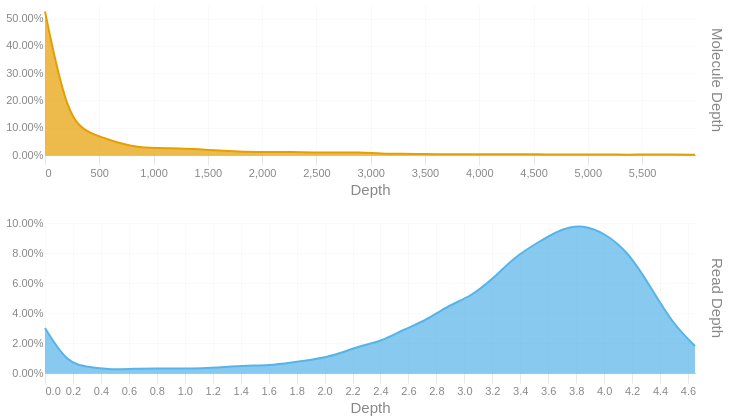

The cell this chart's notebook holds for it:
### Code cell
readdep = depth_hist(tb['Read Depth'], q99, 3)
readdep = readdep.with_columns(pl.lit('Read Depth').alias('Metric'))
if not SKIPLR:
    moldep = depth_hist(tb['Molecule Depth'], mol_q99, 1)
    moldep = moldep.with_columns(pl.lit('Molecule Depth').alias('Metric'))
    _hist = pl.concat([readdep, moldep])
    _hist = _hist.filter(pl.col('Proportion') != 0)
    with SafeRender(_hist):
        (
            alt.Chart(_hist)        
            .mark_area(interpolate = "basis")
            .encode(
                x=alt.X('Bin:Q').scale(domainMin=0).axis(alt.Axis(title='Depth')),
                y = alt.Y('Proportion:Q', title = None).axis(format = '.2%'),
                color = alt.Color('Metric:N').legend(None),
                row = alt.Row("Metric:N").header(title = None, labelOrient = 'right'),
                tooltip = [
                    alt.Tooltip("Metric:N", title = "Metric"),
                    alt.Tooltip('Interval:N', title = "Depth Interval"),
                    alt.Tooltip('Proportion:Q', title = "% Alignments").format('.2%')
                ]
            )
            .resolve_scale(x='independent', y='independent')
            .properties(
                height = 150, width = 650,
                usermeta={'embedOptions': {'downloadFileName': f'{samplename}.depth.hist'}}
            )
        ).display()
else:
    readdep = readdep.filter(pl.col('Proportion') != 0)
    with SafeRender(readdep):
        (
            alt.Chart(readdep)        
            .mark_area(interpolate = "basis")
            .encode(
                x=alt.X('Bin:Q').scale(domainMin=0).axis(alt.Axis(title='Depth')),
                y = alt.Y('Proportion:Q', title = None).axis(format = '.2%'),
                tooltip = [
                    alt.Tooltip('Interval:N', title = "Depth Interval"),
                    alt.Tooltip('Proportion:Q', title = "% Alignments").format('.2%')
                ]
            )
            .properties(
                usermeta={'embedOptions': {'downloadFileName': f'{samplename}.depth.hist'}}
            )
        ).display()

### Figure 1 — Vega-Lite specification as saved in the notebook (floating-point values rounded to 4 significant figures)
{"width": 650, "height": 150, "config": {"title": {"anchor": "start", "dy": -15, "fontSize": 18, "color": "#888888", "subtitleColor": "#888888", "subtitleFontSize": 14}, "arc": {"fill": "#0072B2"}, "axis": {"domainColor": "#888888", "domainWidth": 0.5, "gridWidth": 0.2, "grid": false, "titleFontWeight": 400, "titleFontSize": 15, "labelFontSize": 11, "labelColor": "#888888", "tickColor": "#888888", "tickWidth": 0.2, "titleColor": "#888888"}, "axisBand": {"grid": false}, "axisX": {"grid": true, "tickSize": 10, "domainCap": "round"}, "axisY": {"domain": false, "grid": true, "tickSize": 0, "domainCap": "round"}, "background": "transparent", "header": {"labelFontSize": 15, "labelColor": "#888888", "titleFontSize": 15, "titleFontWeight": 600, "titleColor": "#888888"}, "legend": {"labelFont": "sans-serif", "labelFontSize": 12, "labelColor": "#888888", "symbolSize": 100, "symbolType": "circle", "titleFontSize": 12, "titlePadding": 10, "titleColor": "#888888", "title": null}, "range": {"category": ["#E69F00", "#56B4E9", "#009E73", "#F0E442", "#0072B2", "#D55E00", "#CC79A7", "#000000"], "diverging": ["#cfe8f3", "#a2d4ec", "#73bfe2", "#46abdb", "#1696d2", "#12719e"]}, "area": {"fill": "#0072B2", "fillOpacity": 0.7, "line": true, "strokeOpacity": 0.7}, "line": {"color": "#0072B2", "stroke": "#0072B2", "strokeWidth": 2}, "trail": {"color": "#0072B2", "stroke": "#0072B2", "strokeWidth": 0, "size": 1}, "point": {"filled": true, "fillOpacity": 1.0, "size": 95}, "text": {"color": "#888888", "fontSize": 11, "align": "right", "fontWeight": 400, "size": 11}, "bar": {"fill": "#0072B2", "stroke": null}, "view": {"stroke": null, "continuousWidth": 660, "continuousHeight": 400}}, "data": {"name": "data-27ab80b162252c88300786367b72778a"}, "mark": {"type": "area", "interpolate": "basis"}, "encoding": {"color": {"field": "Metric", "legend": null, "type": "nominal"}, "row": {"field": "Metric", "header": {"title": null, "labelOrient": "right"}, "type": "nominal"}, "tooltip": [{"field": "Metric", "title": "Metric", "type": "nominal"}, {"field": "Interval", "title": "Depth Interval", "type": "nominal"}, {"field": "Proportion", "format": ".2%", "title": "% Alignments", "type": "quantitative"}], "x": {"axis": {"title": "Depth"}, "field": "Bin", "scale": {"domainMin": 0}, "type": "quantitative"}, "y": {"axis": {"format": ".2%"}, "field": "Proportion", "title": null, "type": "quantitative"}}, "resolve": {"scale": {"x": "independent", "y": "independent"}}, "usermeta": {"embedOptions": {"downloadFileName": "S6_Musquodoboit_1541.depth.hist"}}, "$schema": "https://vega.github.io/schema/vega-lite/v6.1.0.json", "datasets": {"data-27ab80b162252c88300786367b72778a": [{"Bin": 0.0, "Interval": "0.0-0.16", "Proportion": 0.03, "Metric": "Read Depth"}, {"Bin": 0.16, "Interval": "0.16-0.321", "Proportion": 0.006, "Metric": "Read Depth"}, {"Bin": 0.321, "Interval": "0.321-0.481", "Proportion": 0.004, "Metric": "Read Depth"}, {"Bin": 0.481, "Interval": "0.481-0.641", "Proportion": 0.002, "Metric": "Read Depth"}, {"Bin": 0.641, "Interval": "0.641-0.802", "Proportion": 0.003, "Metric": "Read Depth"}, {"Bin": 0.802, "Interval": "0.802-0.962", "Proportion": 0.003, "Metric": "Read Depth"}, {"Bin": 0.962, "Interval": "0.962-1.122", "Proportion": 0.003, "Metric": "Read Depth"}, {"Bin": 1.122, "Interval": "1.122-1.283", "Proportion": 0.003, "Metric": "Read Depth"}, {"Bin": 1.283, "Interval": "1.283-1.443", "Proportion": 0.004, "Metric": "Read Depth"}, {"Bin": 1.443, "Interval": "1.443-1.603", "Proportion": 0.005, "Metric": "Read Depth"}, {"Bin": 1.603, "Interval": "1.603-1.764", "Proportion": 0.005, "Metric": "Read Depth"}, {"Bin": 1.764, "Interval": "1.764-1.924", "Proportion": 0.007, "Metric": "Read Depth"}, {"Bin": 1.924, "Interval": "1.924-2.084", "Proportion": 0.009, "Metric": "Read Depth"}, {"Bin": 2.084, "Interval": "2.084-2.245", "Proportion": 0.012, "Metric": "Read Depth"}, {"Bin": 2.245, "Interval": "2.245-2.405", "Proportion": 0.018, "Metric": "Read Depth"}, {"Bin": 2.405, "Interval": "2.405-2.565", "Proportion": 0.021, "Metric": "Read Depth"}, {"Bin": 2.565, "Interval": "2.565-2.726", "Proportion": 0.029, "Metric": "Read Depth"}, {"Bin": 2.726, "Interval": "2.726-2.886", "Proportion": 0.035, "Metric": "Read Depth"}, {"Bin": 2.886, "Interval": "2.886-3.046", "Proportion": 0.045, "Metric": "Read Depth"}, {"Bin": 3.046, "Interval": "3.046-3.207", "Proportion": 0.051, "Metric": "Read Depth"}, {"Bin": 3.207, "Interval": "3.207-3.367", "Proportion": 0.063, "Metric": "Read Depth"}, {"Bin": 3.367, "Interval": "3.367-3.527", "Proportion": 0.078, "Metric": "Read Depth"}, {"Bin": 3.527, "Interval": "3.527-3.688", "Proportion": 0.087, "Metric": "Read Depth"}, {"Bin": 3.688, "Interval": "3.688-3.848", "Proportion": 0.096, "Metric": "Read Depth"}, {"Bin": 3.848, "Interval": "3.848-4.008", "Proportion": 0.099, "Metric": "Read Depth"}, {"Bin": 4.008, "Interval": "4.008-4.169", "Proportion": 0.093, "Metric": "Read Depth"}, {"Bin": 4.169, "Interval": "4.169-4.329", "Proportion": 0.081, "Metric": "Read Depth"}, {"Bin": 4.329, "Interval": "4.329-4.489", "Proportion": 0.058, "Metric": "Read Depth"}, {"Bin": 4.489, "Interval": "4.489-4.65", "Proportion": 0.033, "Metric": "Read Depth"}, {"Bin": 4.65, "Interval": "4.65-4.81", "Proportion": 0.018, "Metric": "Read Depth"}, {"Bin": 0.0, "Interval": "0.0-206.5", "Proportion": 0.526, "Metric": "Molecule Depth"}, {"Bin": 206.5, "Interval": "206.5-412.9", "Proportion": 0.132, "Metric": "Molecule Depth"}, {"Bin": 412.9, "Interval": "412.9-619.4", "Proportion": 0.078, "Metric": "Molecule Depth"}, {"Bin": 619.4, "Interval": "619.4-825.8", "Proportion": 0.052, "Metric": "Molecule Depth"}, {"Bin": 825.8, "Interval": "825.8-1032.3", "Proportion": 0.029, "Metric": "Molecule Depth"}, {"Bin": 1032.0, "Interval": "1032.3-1238.7", "Proportion": 0.025, "Metric": "Molecule Depth"}, {"Bin": 1239.0, "Interval": "1238.7-1445.2", "Proportion": 0.024, "Metric": "Molecule Depth"}, {"Bin": 1445.0, "Interval": "1445.2-1651.6", "Proportion": 0.02, "Metric": "Molecule Depth"}, {"Bin": 1652.0, "Interval": "1651.6-1858.1", "Proportion": 0.016, "Metric": "Molecule Depth"}, {"Bin": 1858.0, "Interval": "1858.1-2064.5", "Proportion": 0.011, "Metric": "Molecule Depth"}, {"Bin": 2064.0, "Interval": "2064.5-2271.0", "Proportion": 0.011, "Metric": "Molecule Depth"}, {"Bin": 2271.0, "Interval": "2271.0-2477.4", "Proportion": 0.011, "Metric": "Molecule Depth"}, {"Bin": 2477.0, "Interval": "2477.4-2683.9", "Proportion": 0.009, "Metric": "Molecule Depth"}, {"Bin": 2684.0, "Interval": "2683.9-2890.4", "Proportion": 0.009, "Metric": "Molecule Depth"}, {"Bin": 2890.0, "Interval": "2890.4-3096.8", "Proportion": 0.01, "Metric": "Molecule Depth"}, {"Bin": 3097.0, "Interval": "3096.8-3303.3", "Proportion": 0.005, "Metric": "Molecule Depth"}, {"Bin": 3303.0, "Interval": "3303.3-3509.7", "Proportion": 0.004, "Metric": "Molecule Depth"}, {"Bin": 3510.0, "Interval": "3509.7-3716.2", "Proportion": 0.004, "Metric": "Molecule Depth"}, {"Bin": 3716.0, "Interval": "3716.2-3922.6", "Proportion": 0.002, "Metric": "Molecule Depth"}, {"Bin": 3923.0, "Interval": "3922.6-4129.1", "Proportion": 0.003, "Metric": "Molecule Depth"}, {"Bin": 4129.0, "Interval": "4129.1-4335.5", "Proportion": 0.003, "Metric": "Molecule Depth"}, {"Bin": 4336.0, "Interval": "4335.5-4542.0", "Proportion": 0.002, "Metric": "Molecule Depth"}, {"Bin": 4542.0, "Interval": "4542.0-4748.4", "Proportion": 0.003, "Metric": "Molecule Depth"}, {"Bin": 4748.0, "Interval": "4748.4-4954.9", "Proportion": 0.001, "Metric": "Molecule Depth"}, {"Bin": 4955.0, "Interval": "4954.9-5161.3", "Proportion": 0.002, "Metric": "Molecule Depth"}, {"Bin": 5161.0, "Interval": "5161.3-5367.8", "Proportion": 0.002, "Metric": "Molecule Depth"}, {"Bin": 5368.0, "Interval": "5367.8-5574.2", "Proportion": 0.001, "Metric": "Molecule Depth"}, {"Bin": 5574.0, "Interval": "5574.2-5780.7", "Proportion": 0.002, "Metric": "Molecule Depth"}, {"Bin": 5781.0, "Interval": "5780.7-5987.2", "Proportion": 0.002, "Metric": "Molecule Depth"}, {"Bin": 5987.0, "Interval": "5987.2-6193.61", "Proportion": 0.001, "Metric": "Molecule Depth"}]}}
